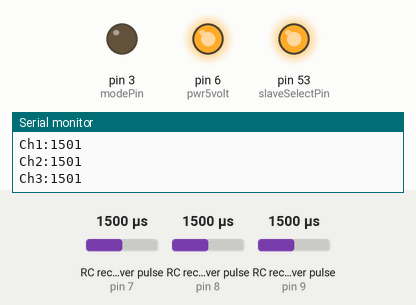
A sketch run on a simulated Arduino Mega 2560, built with avr-gcc and run on an emulated ATmega2560. Parts: output pins drawn as LEDs (lit = HIGH), the last lines printed to the serial monitor. Wiring (inferred from the names in the program): 3 × RC receiver channel: data pin 7 / data pin 8 / data pin 9. Inputs (shaded band) come from the test bench; at power-on: RC receiver pulse (sensors on pin 9, pin 7, pin 8) 1500 µs. The ROS host is connected and sends only what is stated.

Above: at 1.2 s.
1.3 s: RC receiver pulse (sensor on pin 9) set to 1307 µs
2.8 s: RC receiver pulse (sensor on pin 9) set to 1285 µs
At 3.2 s:
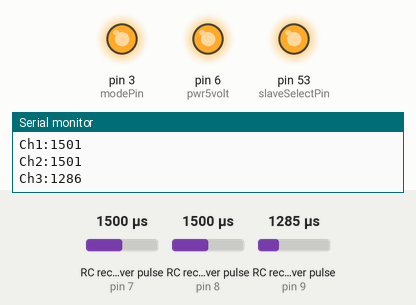
4.3 s: RC receiver pulse (sensor on pin 9) set to 1500 µs
At 5.4 s:
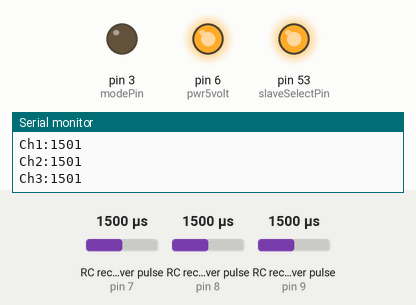
5.9 s: RC receiver pulse (sensor on pin 9) set to 1020 µs
At 6.3 s:
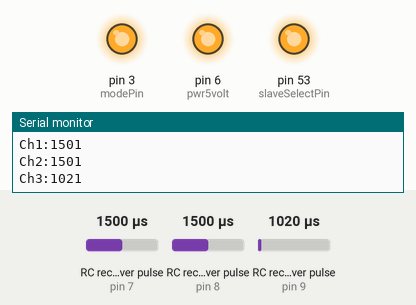
Timing chart, 0 to 8.5 s (numbered marks = the images above; inputs shaded):
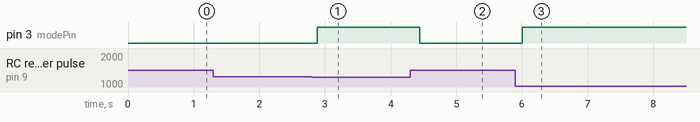

Measured:
- the behaviour switches between 1299 and 1298 µs on RC receiver pulse (sensor on pin 9) (found by bisection; images 0 and 1)
- after the input at 2.8 s, pin 3 (modePin): LOW → HIGH after 0.09 s
- after the input at 4.3 s, pin 3 (modePin): HIGH → LOW after 0.15 s
- after the input at 5.9 s, pin 3 (modePin): LOW → HIGH after 0.11 s

The sketch:

motion_control_v7.ino
```cpp
/* Given forward and turn commands(through ROS or RC), run motors accordingly
 * v1: Lim Jiehan
 * v2: Reinaldo
 *
 * in ROS:
 * 1. run roscore
 * 2. in a new tab(ctrl+shift+t)
 *    rosrun rosserial_python serial_node.py /dev/ttyACM0 _baud:=57600
 * 3. in another tab
 *    rostopic echo chatter
 * 4. in another tab
 *    rostopic pub motor_motion geometry_msgs/Vector3 '-500.0' '500.0'0.0'
 *    these are forwardROS and turnROS variables (range -500 to 500)
 * 5. publishes hydrophone analog value
 *
 * connect Arduino to AD8402 digital potentiometer, Futaba receiver, embedded computer
 * digital potentiometer connect to Minn Kota motor
 *
 * motor cable connection sequence (black(B), green(A), grey(W swiper)) seen from upright AD8402 position
 *
 *
 */

#include <ros.h>
#include <geometry_msgs/Vector3.h>
#include <geometry_msgs/Twist.h>

#include <SPI.h>

#define pwr5volt 6
#define slaveSelectPin 53
#define RC1 7
#define RC2 8
#define RC3 9
#define modePin 3

ros::NodeHandle nh;

int ch1; // Here's where we'll keep our channel values
int ch2;
int ch3;// channel 3 unused, can be used for switching between ROS command or RC command
int forward;
int turn;
int forwardROS;
int turnROS;
int right_calib=0;
int left_calib=0;

geometry_msgs::Vector3 movement; //for chatter

void changeVar(const geometry_msgs::Twist& input){
  forwardROS=input.linear.x;
  turnROS=input.angular.z;

  //updates calibration factor
  right_calib=input.linear.y;
  left_calib=input.linear.z;
}

ros::Subscriber<geometry_msgs::Twist> sub("/motor_val", &changeVar);

ros::Publisher chatter("chatter", &movement);

void setup() {

  nh.initNode();
  nh.subscribe(sub);
  nh.advertise(chatter);

  SPI.begin(); //initialize SPI
  pinMode(pwr5volt,OUTPUT);
  pinMode(slaveSelectPin,OUTPUT);
  digitalWrite(pwr5volt,HIGH);

  pinMode(RC1, INPUT); // Set our input pins as such
  pinMode(RC2, INPUT);
  pinMode(RC3, INPUT);

  pinMode(modePin, OUTPUT);

  Serial.begin(57600); // Pour a bowl of Serial

}

void loop() {

  ch1 = pulseIn(RC1, HIGH, 25000); // Read the pulse width of
  ch2 = pulseIn(RC2, HIGH, 25000); // each channel
  ch3 = pulseIn(RC3, HIGH, 25000); // ch3 unused at the moment


  if(ch3<1300){
    //input from RC
    forward = map(ch1,1100,1900,-500,500); //map values from RC
    turn = map(ch2,1100,1900,-500,500);
    digitalWrite(modePin, HIGH);  //manual operation by RC
  }
  else{
  //input from ROS publisher, when ch3 at stable position, input taken from turtlebot_teleop
    forward=forwardROS; //value is -500 to 500
    turn=turnROS;
    digitalWrite(modePin, LOW); //autonomous operation
  }


  unicycleRun(forward, turn);
  printValue();
  nh.spinOnce();
  delay(100);

}

void unicycleRun(int forward, int turn){
  int Ur;
  int Ul;
  int digitalStepRight;
  int digitalStepLeft;

  Ur=right_calib*(forward-turn/2)/10; //here turning in cw is positive
  Ul=left_calib*(forward+turn/2)/10;
  //Ur & Ul ranges from -750 to 750 if right and left calibration factors = 1
  Ur=-Ur;
  Ul=-Ul;

  //map Ur and Ul to digital potentiometer values 0-255, map back to 1000-2000
  Ur=map(Ur, -750, 750, 1000, 2000);
  Ul=map(Ul, -750, 750, 1000, 2000);

  digitalStepRight=mapToResistance(Ur);
  digitalStepLeft=mapToResistance(Ul);

  setMotor(digitalStepRight, digitalStepLeft);

  movement.x=digitalStepRight; //0=>fastest forward, 255 =>fastest backwards, 120 =>stops
  movement.y=digitalStepLeft;
  movement.z=0;
  chatter.publish(&movement);
}

int mapToResistance(int input){

  int digitalStep;

  if (input<=2000&&input>1550)
  {
    digitalStep = map(input,1551,2000,80,0); //right (80-50) left(80-0)
  }
  else if (input<=1550&&input>1450)
  {
    digitalStep =120;
  }
  else if (input<=1450&&input>=1000)
  {
    digitalStep = map(input,1000,1450,255,175);
  }

  return digitalStep;
}

void setMotor(int Right, int Left)
{
    digitalWrite(slaveSelectPin,LOW);//take SS pin to low to select the chip
    SPI.transfer(0);//adress of the first potentiometer 00 (motor select)
    SPI.transfer(Right);//second data is digital value
    digitalWrite(slaveSelectPin,HIGH);//take SS pin high to deselect chip

    delay(50);//wait

    digitalWrite(slaveSelectPin,LOW);
    SPI.transfer(1); //adress of second potentiometer 01
    SPI.transfer(Left);
    digitalWrite(slaveSelectPin,HIGH);
}

void printValue()
{

  //information to serial monitor
  Serial.print("Ch1:"); // Print the value of
  Serial.print(ch1);        // each channel

  Serial.print("\nCh2:");
  Serial.print(ch2);

  Serial.print("\nCh3:");
  Serial.print(ch3);

  Serial.print("\n\n");

  delay(100); // I put this here just to make the terminal window happier
}
```
